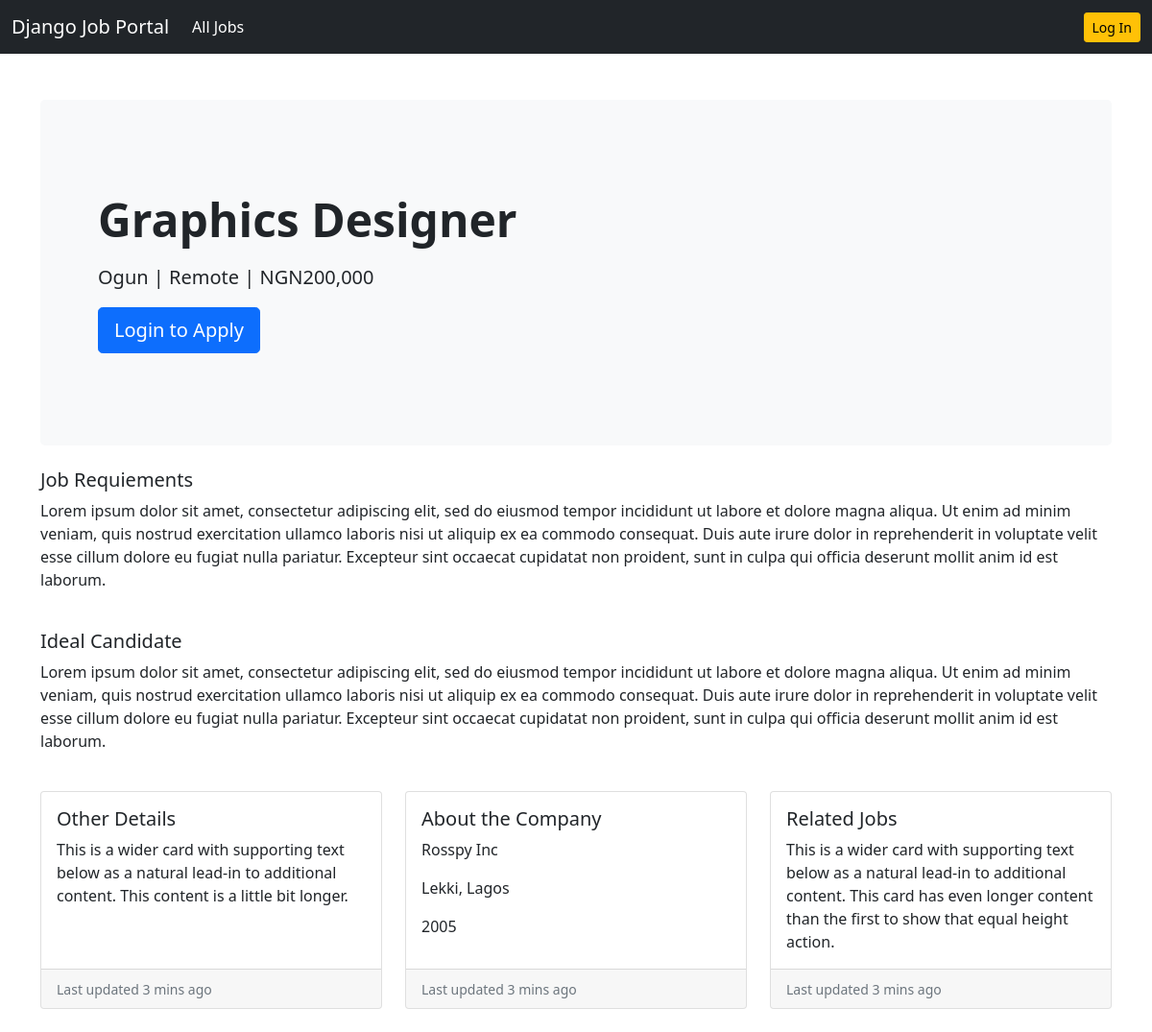
Screenshot of /job-details/2/ with the database file from the repository.
### job/models.py (models this page shows, shortened)
class Job(models.Model):
    job_type_choices = (
        ('Remote', 'Remote'),
        ('Onsite', 'Onsite'),
        ('Hybrid', 'Hybrid')
    )
    user = models.ForeignKey(User, on_delete=models.CASCADE)
    company = models.ForeignKey(Company, on_delete=models.CASCADE)
    title = models.CharField(max_length=100)
    city = models.CharField(max_length=100)
    salary = models.PositiveIntegerField(default=35000)
    requirements = models.TextField()
    ideal_candidate = models.TextField()
    is_available = models.BooleanField(default=True)
    timestamp = models.DateTimeField(auto_now_add=True)
    industry = models.ForeignKey(Industry, on_delete=models.DO_NOTHING, null=True, blank=True)
    state = models.ForeignKey(State, on_delete=models.DO_NOTHING, null=True, blank=True)
    job_type = models.CharField(max_length=20, choices=job_type_choices, null=True, blank=True)

class State(models.Model):
    name = models.CharField(max_length=100)
    def __str__(self):
        return self.name

### company/models.py (models this page shows, shortened)
class Company(models.Model):
    user = models.OneToOneField(User, on_delete=models.CASCADE)
    name = models.CharField(max_length=100, null=True, blank=True)
    est_date = models.PositiveIntegerField(null=True, blank=True)
    city = models.CharField(max_length=100, null=True, blank=True)
    state = models.CharField(max_length=100, null=True, blank=True)

### website/views.py (the view)
# urls.py: path('job-details/<int:pk>/', views.job_details, name='job-details')
def job_details(request, pk):
    job = Job.objects.get(pk=pk)
    if request.user.is_authenticated:
        if ApplyJob.objects.filter(user=request.user, job=pk).exists():
            has_applied = True
        else:
            has_applied = False
        context = {'job':job, 'has_applied':has_applied}
        return render(request, 'website/job_details.html', context)
    else:
        context = {'job':job,}
        return render(request, 'website/job_details.html', context)

### templates/website/job_details.html
{% extends 'base.html' %}
{% load humanize %}
{% block content %}
<section>
    <div class="p-5 mb-4 bg-light rounded-3">
        <div class="container-fluid py-5">
            <h2 class="display-5 fw-bold">{{job.title}}</h2>
            <p class="col-md-8 fs-5 mt-3">
                {{job.state}} | Remote | NGN{{job.salary|intcomma}}
            </p>
            {% if user.is_authenticated %}
            {% if has_applied == False %}
            <a href="{% url 'apply-to-job' job.pk %}" class="btn btn-primary btn-lg">Apply Now</a>
            {% else %}
            <p><span class="text-danger">You have already applied for this job</span></p>
            {% endif %}
            {% else %}
            <a href="{% url 'login' %}" class="btn btn-primary btn-lg">Login to Apply</a>
            {% endif %}
        </div>
    </div>
</section>
<div>
    <section>
        <h5>Job Requiements</h5>
        <p>
           {{job.requirements}}
        </p>
    </section>
</div> <br>
<div>
    <section>
        <h5>Ideal Candidate</h5>
        <p>
           {{job.ideal_candidate}}
        </p>
    </section>
</div> <br>
<div class="row row-cols-1 row-cols-md-3 g-4">
    <div class="col">
        <div class="card h-100">
            <div class="card-body">
                <h5 class="card-title">Other Details</h5>
                <p class="card-text">This is a wider card with supporting text below as a natural lead-in to
                    additional content. This content is a little bit longer.</p>
            </div>
            <div class="card-footer">
                <small class="text-muted">Last updated 3 mins ago</small>
            </div>
        </div>
    </div>
    <div class="col">
        <div class="card h-100">
            <div class="card-body">
                <h5 class="card-title">About the Company</h5>
                <p class="card-text">{{job.company.name}}</p>
                <p class="card-text">{{job.company.city}}, {{job.company.state}}</p>
                <p class="card-text">{{job.company.est_date}}</p>
            </div>
            <div class="card-footer">
                <small class="text-muted">Last updated 3 mins ago</small>
            </div>
        </div>
    </div>
    <div class="col">
        <div class="card h-100">
            <div class="card-body">
                <h5 class="card-title">Related Jobs</h5>
                <p class="card-text">This is a wider card with supporting text below as a natural lead-in to
                    additional content. This card has even longer content than the first to show that equal
                    height action.</p>
            </div>
            <div class="card-footer">
                <small class="text-muted">Last updated 3 mins ago</small>
            </div>
        </div>
    </div>
</div> <br>
{% endblock content %}

### rows the page displays
Job: title "Graphics Designer", state "Ogun", salary "200,000", requirements "Lorem ipsum dolor sit amet, consectetur adipiscing elit, sed do eiusmod tempor incididunt ut labore et dolore magna aliqua. Ut enim ad minim veniam, quis nostrud exercitation ullamco laboris nisi ut aliquip ex ea commodo consequat. Duis aute irure dolor in reprehenderit in voluptate velit esse cillum dolore eu fugiat nulla pariatur. Excepteur sint occaecat cupidatat non proident, sunt in culpa qui officia deserunt mollit anim id est laborum.", ideal_candidate "Lorem ipsum dolor sit amet, consectetur adipiscing elit, sed do eiusmod tempor incididunt ut labore et dolore magna aliqua. Ut enim ad minim veniam, quis nostrud exercitation ullamco laboris nisi ut aliquip ex ea commodo consequat. Duis aute irure dolor in reprehenderit in voluptate velit esse cillum dolore eu fugiat nulla pariatur. Excepteur sint occaecat cupidatat non proident, sunt in culpa qui officia deserunt mollit anim id est laborum.", company.name "Rosspy Inc", company.city "Lekki", company.state "Lagos", company.est_date "2005"
